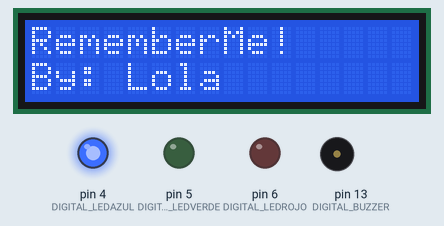
Simulated run of this sketch. Board: Arduino Uno, built with avr-gcc and run on an emulated ATmega328P. On the bench: 16×2 character LCD, output pins drawn as LEDs (lit = HIGH), buzzer (waves = sounding, pin HIGH).

Above: at 0.1 s.
At 3.6 s:
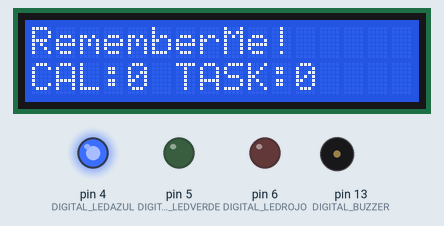

The sketch:

RememberMe.ino
```cpp
#include <LiquidCrystal.h>

#define BOTTON_NEXT 3
#define DIGITAL_LEDAZUL 4
#define DIGITAL_LEDVERDE 5
#define DIGITAL_LEDROJO 6
#define DIGITAL_BUZZER 13

LiquidCrystal lcd(7, 8, 9, 10, 11, 12);

String sNotificacionesCAL;
String sNotificacionesTAS;
String stipoNotificacion;
String sNotificaciones;
String sTituloNotificacion;
String sNotificacionActual;
String inString;
String sDatosPrefijo;
String sDatosFinal;

int iLargoDatos;
int iPulsadorNext;
int iPulsadorListo;

bool bRefrescarLCD;
bool bPregunta;

void setup() {
  Serial.begin(9600);
  pinMode(BOTTON_NEXT, INPUT);
  pinMode(DIGITAL_LEDVERDE, OUTPUT);
  pinMode(DIGITAL_LEDAZUL, OUTPUT);
  pinMode(DIGITAL_LEDROJO, OUTPUT);
  pinMode(DIGITAL_BUZZER, OUTPUT);

  //Valores inciales
  sNotificacionesCAL = "0";
  sNotificacionesTAS = "0";
  sTituloNotificacion = "";

  bRefrescarLCD = true;
  iPulsadorNext = LOW;
  iPulsadorListo = LOW;
  sNotificaciones = "0";
  sTituloNotificacion = "";
  sNotificacionActual = "0";
  ledVERDEAZULROJO(LOW, HIGH, LOW);

  lcd.begin(16, 2);
  printLCD("RememberMe!", "By: Lola");

  delay(2000);
}
void loop() {
  inString =  Serial.readStringUntil('\n');
  sDatosPrefijo = inString.substring(0, 3);
  iLargoDatos = inString.length();
  sDatosFinal = inString.substring(3, iLargoDatos);

  if (sDatosPrefijo == "#1#") { sTituloNotificacion = sDatosFinal; }
  if (sDatosPrefijo == "#2#") { stipoNotificacion = sDatosFinal; }
  if (sDatosPrefijo == "#3#") { sNotificacionActual = sDatosFinal; }

  if (sDatosPrefijo == "#4#") { sNotificacionesCAL = sDatosFinal; }
  if (sDatosPrefijo == "#5#") { sNotificacionesTAS = sDatosFinal; }

  if (sTituloNotificacion !="") {
    preguntar();
    bRefrescarLCD = true;
  } else {
    if (bRefrescarLCD) {
      delay(500);
      printLCD("RememberMe!", "CAL:"+sNotificacionesCAL+" TASK:"+sNotificacionesTAS);
      ledVERDEAZULROJO(LOW, HIGH, LOW);
      bRefrescarLCD = false;
      sTituloNotificacion = "";
    }
  }
}

void preguntar() {
  if (stipoNotificacion == "CALENDARIO") {sNotificaciones =  sNotificacionesCAL;}
  if (stipoNotificacion == "TASK") {sNotificaciones =  sNotificacionesTAS;}
  printLCD(stipoNotificacion+": "+sNotificacionActual+"/"+sNotificaciones, sTituloNotificacion);
  bPregunta = true;

  while(bPregunta) {
    sonarBuzzer();
    iPulsadorNext = digitalRead(BOTTON_NEXT);

    if (iPulsadorNext == HIGH) {
      ledVERDEAZULROJO(LOW, HIGH, HIGH);
      printLCD(stipoNotificacion+": ","   LOADING...   ");
      salirWhile();
    }
  }
}

void salirWhile() {
  sTituloNotificacion = "";
  bPregunta = false;
  delay(500);
}

void sonarBuzzer() {
  tone(DIGITAL_BUZZER, 500);
  ledVERDEAZULROJO(HIGH, LOW, HIGH);
  delay(400);
  noTone(DIGITAL_BUZZER);
  ledVERDEAZULROJO(LOW, LOW, LOW);
  delay(400);
}

void printLCD(String sLinea1, String sLinea2) {
  lcd.clear();
  lcd.print(sLinea1);
  lcd.setCursor(0, 1);
  lcd.print(sLinea2);
}

void ledVERDEAZULROJO(int iPinVerde, int iPinAzul, int iPinRojo) {
  digitalWrite(DIGITAL_LEDVERDE, iPinVerde);
  digitalWrite(DIGITAL_LEDAZUL, iPinAzul);
  digitalWrite(DIGITAL_LEDROJO, iPinRojo);
}
```
